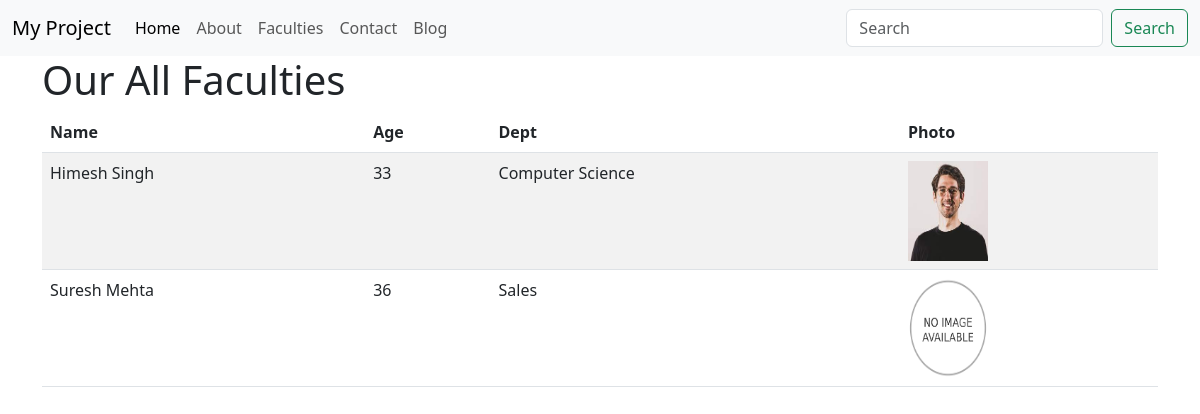
/members, run on an earlier commit of the app's database.
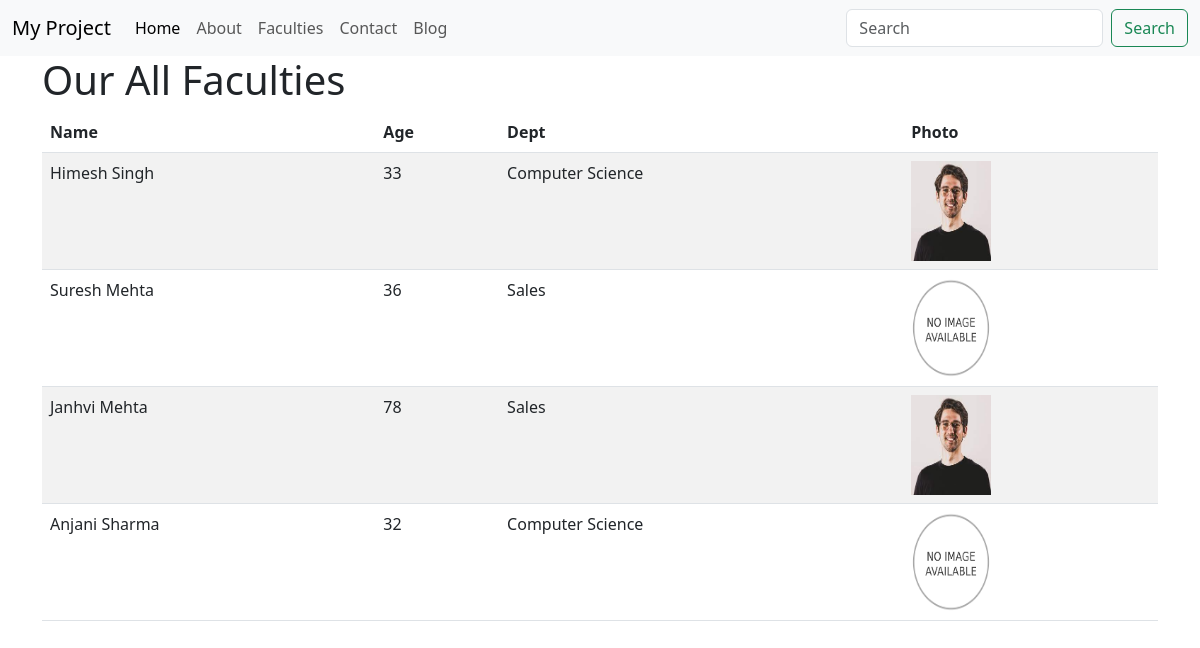
And on a later commit of the database.
### myapp/models.py (models this page shows, shortened)
class Member(models.Model):
    fname = models.CharField(max_length=50)
    lname = models.CharField(max_length=50)
    age = models.IntegerField()
    dept = models.CharField(max_length=50)
    image = models.ImageField(upload_to='memberimage')

### myapp/views.py (the view)
# urls.py: path('members',views.member),
def member(request):
    all_members = Member.objects.all()
    return render(request, 'members.html', {'members':all_members})

### templates/members.html
{% extends 'base.html' %}
{% block body %}
<div class="container">
    <h1>Our All Faculties</h1>
    <table class="table table-striped">
        <thead>
            <tr>
                <th>Name</th>
                <th>Age</th>
                <th>Dept</th>
                <th>Photo</th>
            </tr>
        </thead>
        {% for i in members %}
    <tr>
        <td>{{i.fname}} {{i.lname}}</td>
        <td>{{i.age}}</td>
        <td>{{i.dept}}</td>
        <td><img src="{{i.image.url}}" alt="" height="100" width="80"></td>
    </tr>
    {% endfor %}
    </table>
</div>
{% endblock body %}

What changed in the data, as far as the page shows it:
added Member: fname "Janhvi", lname "Mehta", age "78", dept "Sales", image (picture)
added Member: fname "Anjani", lname "Sharma", age "32", dept "Computer Science", image (placeholder picture)
